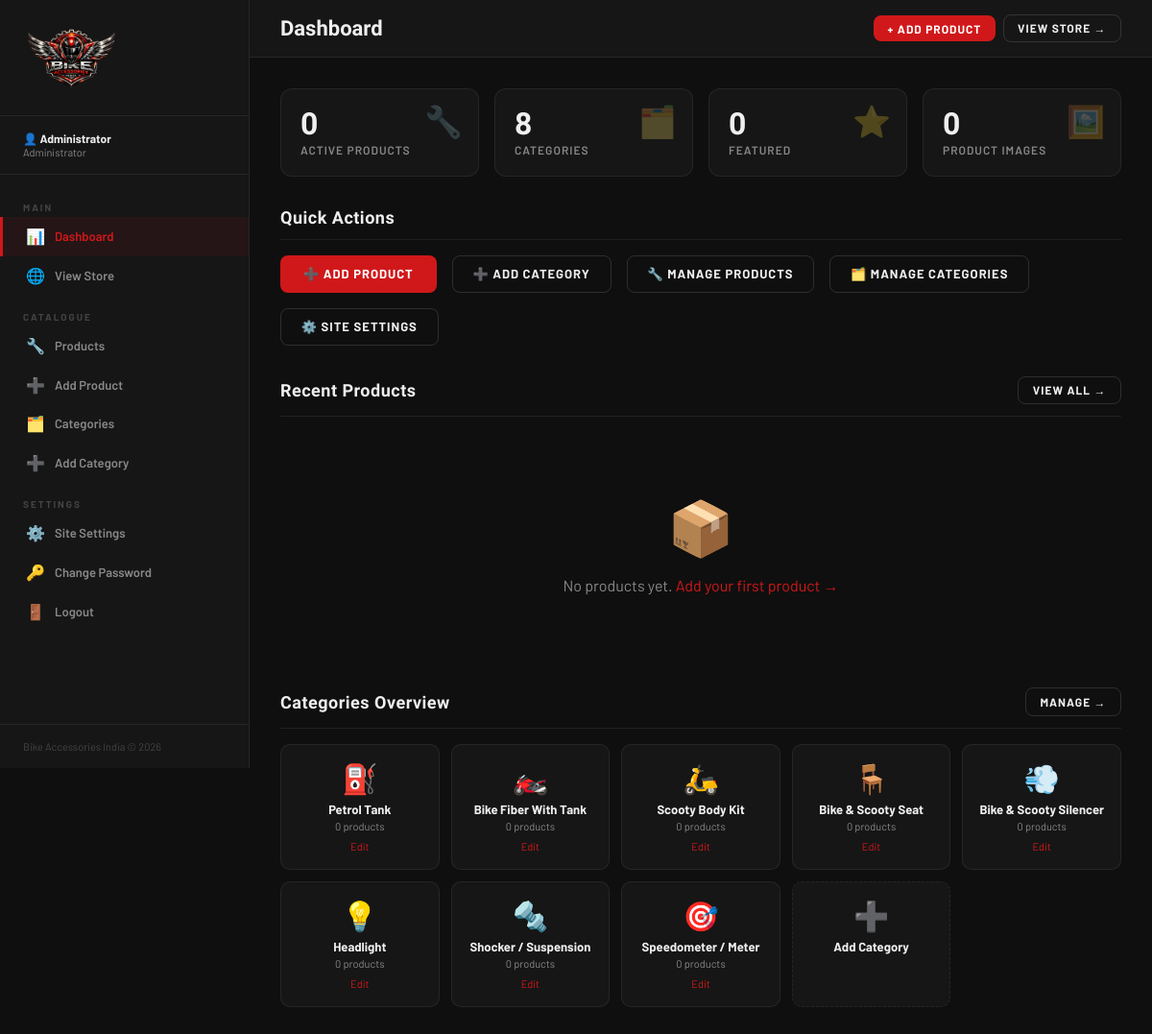
/admin/ (signed in), run on the app's committed database.
### tables this page shows
CREATE TABLE IF NOT EXISTS categories (
    id INT AUTO_INCREMENT PRIMARY KEY,
    name VARCHAR(200) NOT NULL,
    slug VARCHAR(200) NOT NULL UNIQUE,
    icon VARCHAR(10) DEFAULT '🔧',
    description TEXT,
    sort_order INT DEFAULT 0,
    is_active TINYINT(1) DEFAULT 1,
    created_at TIMESTAMP DEFAULT CURRENT_TIMESTAMP,
    updated_at TIMESTAMP DEFAULT CURRENT_TIMESTAMP ON UPDATE CURRENT_TIMESTAMP
);

### includes/functions.php (called while the page is built, shortened)
<?php
require_once __DIR__ . '/config.php';
function getAllCategories(bool $activeOnly = true): array {
    $where = $activeOnly ? "WHERE is_active = 1" : "";
    $st = db()->query("SELECT *, (SELECT COUNT(*) FROM products WHERE category_id = categories.id AND is_active=1) AS product_count FROM categories $where ORDER BY sort_order ASC, id ASC");
    return $st->fetchAll();
}
function getProducts(array $opts = []): array {
    $where  = ['p.is_active = 1'];
    $params = [];
    $sort = match ($opts['sort'] ?? 'default') {
        'price-asc'  => 'p.price ASC',
        'price-desc' => 'p.price DESC',
        'rating'     => 'p.rating DESC',
        'newest'     => 'p.created_at DESC',
        default      => 'p.is_featured DESC, p.sort_order ASC, p.id DESC',
    };
    $limit  = isset($opts['limit'])  ? "LIMIT "  . (int)$opts['limit']  : '';
    $offset = isset($opts['offset']) ? "OFFSET " . (int)$opts['offset'] : '';
    $w = $where ? "WHERE " . implode(' AND ', $where) : '';
    $sql = "SELECT p.*, c.name AS category_name, c.slug AS category_slug, c.icon AS category_icon,
                   (SELECT image_path FROM product_images WHERE product_id=p.id AND is_cover=1 LIMIT 1) AS cover_image,
                   (SELECT image_path FROM product_images WHERE product_id=p.id ORDER BY is_cover DESC, sort_order ASC LIMIT 1) AS first_image
            FROM products p
            JOIN categories c ON p.category_id = c.id
            $w ORDER BY $sort $limit $offset";
    $st = db()->prepare($sql);
    $st->execute($params);
    return $st->fetchAll();
}
function getDashboardStats(): array {
    $pdo = db();
    return [
        'products'   => (int)$pdo->query("SELECT COUNT(*) FROM products WHERE is_active=1")->fetchColumn(),
        'categories' => (int)$pdo->query("SELECT COUNT(*) FROM categories WHERE is_active=1")->fetchColumn(),
        'featured'   => (int)$pdo->query("SELECT COUNT(*) FROM products WHERE is_featured=1 AND is_active=1")->fetchColumn(),
        'images'     => (int)$pdo->query("SELECT COUNT(*) FROM product_images")->fetchColumn(),
    ];
}

### includes/config.php (called while the page is built, shortened)
<?php
function db(): PDO {
    static $pdo = null;
    if ($pdo === null) {
        try {
            $dsn = "mysql:host=" . DB_HOST . ";dbname=" . DB_NAME . ";charset=" . DB_CHARSET;
            $pdo = new PDO($dsn, DB_USER, DB_PASS, [
                PDO::ATTR_ERRMODE            => PDO::ERRMODE_EXCEPTION,
                PDO::ATTR_DEFAULT_FETCH_MODE => PDO::FETCH_ASSOC,
                PDO::ATTR_EMULATE_PREPARES   => false,
            ]);
        } catch (PDOException $e) {
            die(json_encode(['error' => 'Database connection failed: ' . $e->getMessage()]));
        }
    }
    return $pdo;
}

### admin/index.php (the view, shortened to what this page needs)
<?php
require_once __DIR__ . '/../includes/functions.php';
require_once __DIR__ . '/_layout.php';
$stats = getDashboardStats();
$recentProducts = getProducts(['limit' => 6]);
$categories = getAllCategories(false);
?>
<div class="stats-grid">
  <div class="stat-card">
    <div class="stat-icon">🔧</div>
    <div class="stat-body">
      <div class="stat-num"><?= $stats['products'] ?></div>
      <div class="stat-label">Active Products</div>
    </div>
  </div>
  <div class="stat-card">
    <div class="stat-icon">🗂️</div>
    <div class="stat-body">
      <div class="stat-num"><?= $stats['categories'] ?></div>
      <div class="stat-label">Categories</div>
    </div>
  </div>
  <div class="stat-card">
    <div class="stat-icon">⭐</div>
    <div class="stat-body">
      <div class="stat-num"><?= $stats['featured'] ?></div>
      <div class="stat-label">Featured</div>
    </div>
  </div>
  <div class="stat-card">
    <div class="stat-icon">🖼️</div>
    <div class="stat-body">
      <div class="stat-num"><?= $stats['images'] ?></div>
      <div class="stat-label">Product Images</div>
    </div>
  </div>
</div>
<div class="dash-section">
  <div class="section-head">
    <div class="section-title">Quick Actions</div>
  </div>
  <div style="display:flex;gap:1rem;flex-wrap:wrap">
    <a href="<?= BASE_URL ?>/admin/products/add.php" class="btn btn-red">➕ Add Product</a>
    <a href="<?= BASE_URL ?>/admin/categories/add.php" class="btn btn-ghost">➕ Add Category</a>
    <a href="<?= BASE_URL ?>/admin/products/" class="btn btn-ghost">🔧 Manage Products</a>
    <a href="<?= BASE_URL ?>/admin/categories/" class="btn btn-ghost">🗂️ Manage Categories</a>
    <a href="<?= BASE_URL ?>/admin/settings.php" class="btn btn-ghost">⚙️ Site Settings</a>
  </div>
</div>
<div class="dash-section">
  <div class="section-head">
    <div class="section-title">Recent Products</div>
    <a href="<?= BASE_URL ?>/admin/products/" class="btn btn-ghost btn-sm">View All →</a>
  </div>
  <?php if ($recentProducts): ?>
  <div class="table-wrap">
    <table class="admin-table">
      <thead>
        <tr>
          <th>Product</th>
          <th>Category</th>
          <th>Price</th>
          <th>Status</th>
          <th>Actions</th>
        </tr>
      </thead>
      <tbody>
        <?php foreach ($recentProducts as $p): ?>
        <tr>
          <td>
            <div style="display:flex;align-items:center;gap:.75rem">
              <?php if (!empty($p['first_image'])): ?>
              <img src="<?= htmlspecialchars($p['first_image']) ?>" style="width:44px;height:44px;object-fit:cover;border-radius:6px;border:1px solid var(--border)" onerror="this.style.display='none'">
              <?php endif; ?>
              <div>
                <div style="font-weight:600;color:var(--chrome-light)"><?= htmlspecialchars($p['name']) ?></div>
                <?php if ($p['compat']): ?><div style="font-size:12px;color:var(--text-muted)"><?= htmlspecialchars($p['compat']) ?></div><?php endif; ?>
              </div>
            </div>
          </td>
          <td><span class="cat-badge"><?= $p['category_icon'] ?? '' ?> <?= htmlspecialchars($p['category_name']) ?></span></td>
          <td>
            <div style="color:var(--red);font-weight:700">₹<?= number_format($p['price'], 0) ?></div>
            <?php if ($p['old_price']): ?><div style="font-size:11px;color:var(--text-muted);text-decoration:line-through">₹<?= number_format($p['old_price'], 0) ?></div><?php endif; ?>
          </td>
          <td>
            <span class="status-badge <?= $p['is_active'] ? 'status-active' : 'status-inactive' ?>">
              <?= $p['is_active'] ? 'Active' : 'Inactive' ?>
            </span>
            <?php if ($p['is_featured']): ?>
            <span class="status-badge status-featured">⭐ Featured</span>
            <?php endif; ?>
          </td>
          <td>
            <div style="display:flex;gap:.5rem">
              <a href="<?= BASE_URL ?>/admin/products/edit.php?id=<?= $p['id'] ?>" class="btn btn-ghost btn-xs">Edit</a>
              <a href="<?= BASE_URL ?>/pages/products/<?= $p['slug'] ?>.php" class="btn btn-ghost btn-xs" target="_blank">View</a>
            </div>
          </td>
        </tr>
        <?php endforeach; ?>
      </tbody>
    </table>
  </div>
  <?php else: ?>
  <div class="empty-state">
    <div class="empty-icon">📦</div>
    <div>No products yet. <a href="<?= BASE_URL ?>/admin/products/add.php" style="color:var(--red)">Add your first product →</a></div>
  </div>
  <?php endif; ?>
</div>
<div class="dash-section">
  <div class="section-head">
    <div class="section-title">Categories Overview</div>
    <a href="<?= BASE_URL ?>/admin/categories/" class="btn btn-ghost btn-sm">Manage →</a>
  </div>
  <div class="cats-overview-grid">
    <?php foreach ($categories as $cat): ?>
    <div class="cat-overview-card <?= !$cat['is_active'] ? 'inactive' : '' ?>">
      <div class="coc-icon"><?= $cat['icon'] ?></div>
      <div class="coc-name"><?= htmlspecialchars($cat['name']) ?></div>
      <div class="coc-count"><?= $cat['product_count'] ?> products</div>
      <a href="<?= BASE_URL ?>/admin/categories/edit.php?id=<?= $cat['id'] ?>" class="coc-edit">Edit</a>
    </div>
    <?php endforeach; ?>
    <a href="<?= BASE_URL ?>/admin/categories/add.php" class="cat-overview-card add-new-cat">
      <div class="coc-icon">➕</div>
      <div class="coc-name">Add Category</div>
    </a>
  </div>
</div>
<?php require_once __DIR__ . '/_layout_end.php'; ?>

### assets/css/admin.css (style rules this page uses)
:root { --red:#D0181A;--red-dark:#9A0F11; --chrome-light:#EFEFEF;--chrome:#C8C8C8; --black:#080808;--dark:#0F0F0F;--dark2:#161616;--dark3:#1E1E1E;--dark4:#272727; --text:#E8E8E8;--text-muted:#888;--text-dim:#444; --border:rgba(255,255,255,0.07);--border-md:rgba(255,255,255,0.13);--border-red:rgba(208,24,26,0.35); --sidebar-w:260px; }
*,*::before,*::after { box-sizing:border-box;margin:0;padding:0 }
html { scroll-behavior:smooth }
body { font-family:'Barlow',sans-serif;background:var(--dark);color:var(--text);min-height:100vh;display:flex;flex-direction:column }
a { text-decoration:none;color:inherit }
.btn { display:inline-flex;align-items:center;justify-content:center;gap:8px;font-family:'Barlow',sans-serif;font-weight:700;letter-spacing:1px;text-transform:uppercase;border:none;border-radius:8px;cursor:pointer;transition:all .22s;white-space:nowrap }
.btn-red { background:var(--red);color:#fff;padding:.7rem 1.5rem;font-size:13px }
.btn-ghost { background:transparent;color:var(--chrome-light);border:1.5px solid var(--border-md);padding:.65rem 1.3rem;font-size:13px }
.btn-sm { padding:.4rem .9rem;font-size:12px }
.stats-grid { display:grid;grid-template-columns:repeat(4,1fr);gap:16px;margin-bottom:2rem }
.stat-card { background:var(--dark2);border:1px solid var(--border);border-radius:12px;padding:1.25rem 1.5rem;position:relative;overflow:hidden;transition:border-color .2s }
.stat-card::before { content:'';position:absolute;top:0;left:0;right:0;height:2px;background:var(--red);transform:scaleX(0);transform-origin:left;transition:transform .3s }
.stat-num { font-family:'Barlow Condensed',sans-serif;font-size:40px;font-weight:900;color:var(--red);line-height:1;margin-bottom:4px }
.stat-label { font-size:12px;color:var(--text-muted);font-weight:600;text-transform:uppercase;letter-spacing:1px }
.stat-icon { position:absolute;top:1rem;right:1rem;font-size:28px;opacity:.25 }
.dash-section { margin-bottom:2rem }
.section-head { display:flex;align-items:center;justify-content:space-between;margin-bottom:1rem;padding-bottom:.75rem;border-bottom:1px solid var(--border) }
.section-title { font-family:'Barlow Condensed',sans-serif;font-size:18px;font-weight:800;color:var(--chrome-light);letter-spacing:.5px }
.stats-grid { display:grid;grid-template-columns:repeat(4,1fr);gap:1rem;margin-bottom:2rem }
.stat-card { background:var(--dark2);border:1px solid var(--border);border-radius:12px;padding:1.25rem;display:flex;align-items:center;gap:1rem;transition:border-color .2s }
.stat-icon { font-size:32px;line-height:1 }
.stat-num { font-family:'Barlow Condensed',sans-serif;font-size:32px;font-weight:900;color:var(--chrome-light);line-height:1 }
.stat-label { font-size:12px;color:var(--text-muted);text-transform:uppercase;letter-spacing:1px;margin-top:2px }
.cats-overview-grid { display:grid;grid-template-columns:repeat(auto-fill,minmax(140px,1fr));gap:.75rem }
.cat-overview-card { background:var(--dark2);border:1px solid var(--border);border-radius:10px;padding:1rem;text-align:center;transition:border-color .2s;text-decoration:none;color:inherit;cursor:pointer }
.cat-overview-card.add-new-cat { border-style:dashed;color:var(--text-muted) }
.coc-icon { font-size:30px;margin-bottom:.4rem }
.coc-name { font-size:13px;font-weight:700;color:var(--chrome-light);margin-bottom:.2rem;line-height:1.2 }
.coc-count { font-size:11px;color:var(--text-muted) }
.coc-edit { display:inline-block;margin-top:.5rem;font-size:11px;color:var(--red);text-decoration:none }
.empty-state { text-align:center;padding:4rem 2rem;color:var(--text-muted) }
.empty-icon { font-size:56px;display:block;margin-bottom:1rem }

### data on the page
categories: icon "⛽", name "Petrol Tank", product_count "0"
categories: icon "🏍️", name "Bike Fiber With Tank", product_count "0"
categories: icon "🛵", name "Scooty Body Kit", product_count "0"
categories: icon "🪑", name "Bike & Scooty Seat", product_count "0"
categories: icon "💨", name "Bike & Scooty Silencer", product_count "0"
categories: icon "💡", name "Headlight", product_count "0"
categories: icon "🔩", name "Shocker / Suspension", product_count "0"
categories: icon "🎯", name "Speedometer / Meter", product_count "0"

### other printed values
$adminName "Administrator"
$pageTitle "Dashboard"
$stats['products'] "0"
$stats['categories'] "8"
$stats['featured'] "0"
$stats['images'] "0"
